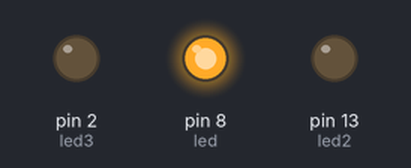
Recording of a sketch running on a simulated Arduino Uno, built with avr-gcc and run on an emulated ATmega328P. On the bench: output pins drawn as LEDs (lit = HIGH).

Above: at 0.05 s.
At 1.0 s:
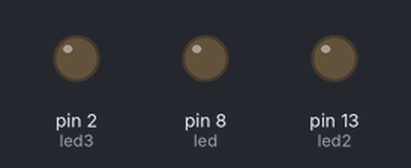
At 1.95 s:
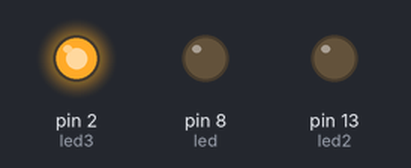
At 3.25 s:
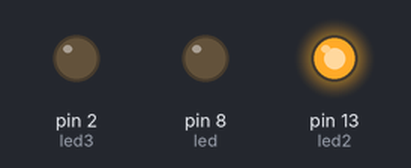
Timing chart, 0 to 3.5 s (numbered marks = the images above):
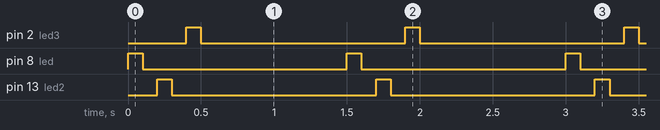

Measured:
- by itself, pin 2 (led3), pin 8 (led), pin 13 (led2): alternates HIGH for 0.10 s and LOW for 1.4 s
- by itself, everything shown: repeats every 1.5 s, in 6 steps

The sketch:

leds.ino
```cpp
int led = 8;
int led2 = 13;
int led3 = 2;

// the setup function runs once when you press reset or power the board
void setup() {
  // initialize digital pin LED_BUILTIN as an output.
  pinMode(led, OUTPUT);
  pinMode(led2,OUTPUT);
   pinMode(led3,OUTPUT);
}

// the loop function runs over and over again forever
void loop() {
  digitalWrite(led, HIGH);   // turn the LED on (HIGH is the voltage level)
  delay(100);                       // wait for a second
  digitalWrite(led, LOW);    // turn the LED off by making the voltage LOW
  delay(100);

  digitalWrite(led2, HIGH);   // turn the LED on (HIGH is the voltage level)
  delay(100);                       // wait for a second
  digitalWrite(led2, LOW);    // turn the LED off by making the voltage LOW
  delay(100);

  digitalWrite(led3, HIGH);   // turn the LED on (HIGH is the voltage level)
  delay(100);                       // wait for a second
  digitalWrite(led3, LOW);    // turn the LED off by making the voltage LOW
  delay(1000);
}
```
